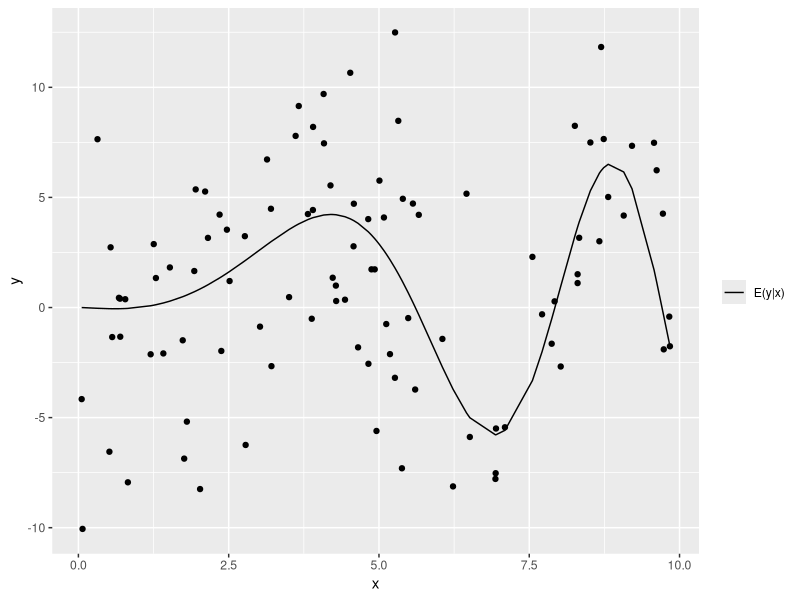
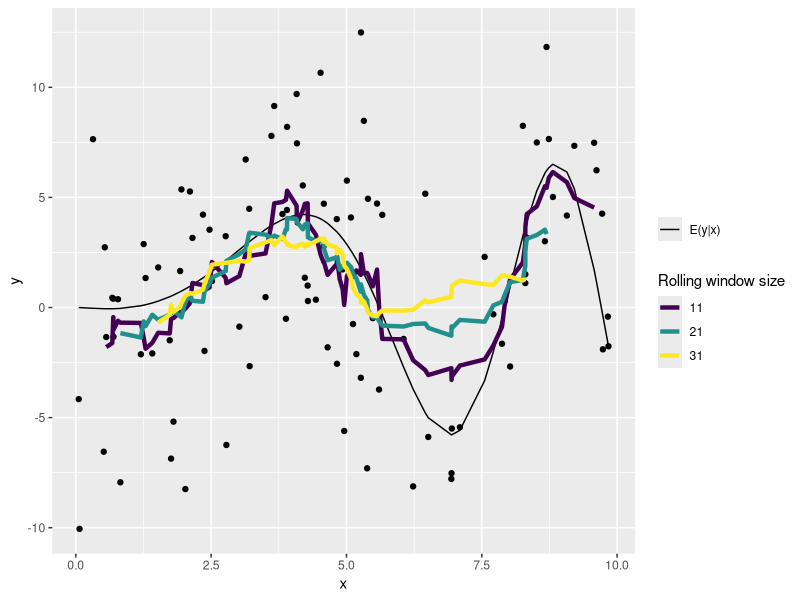
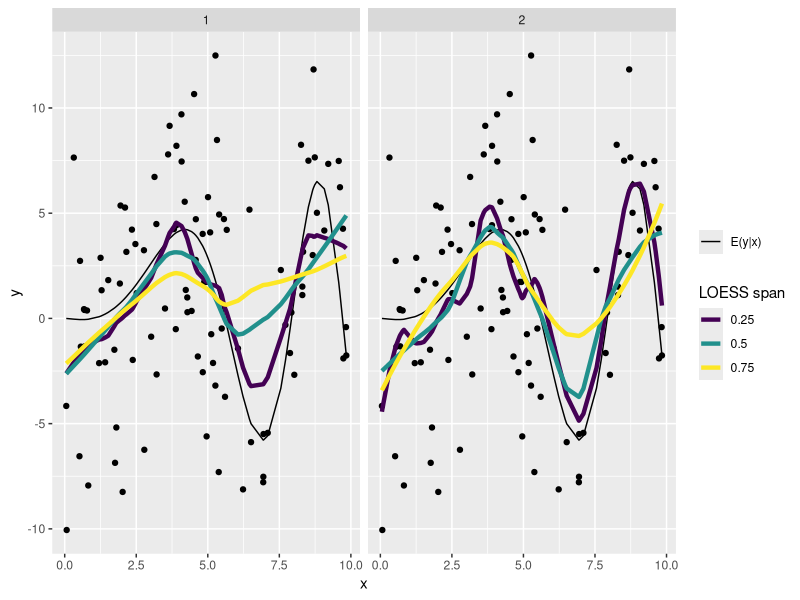
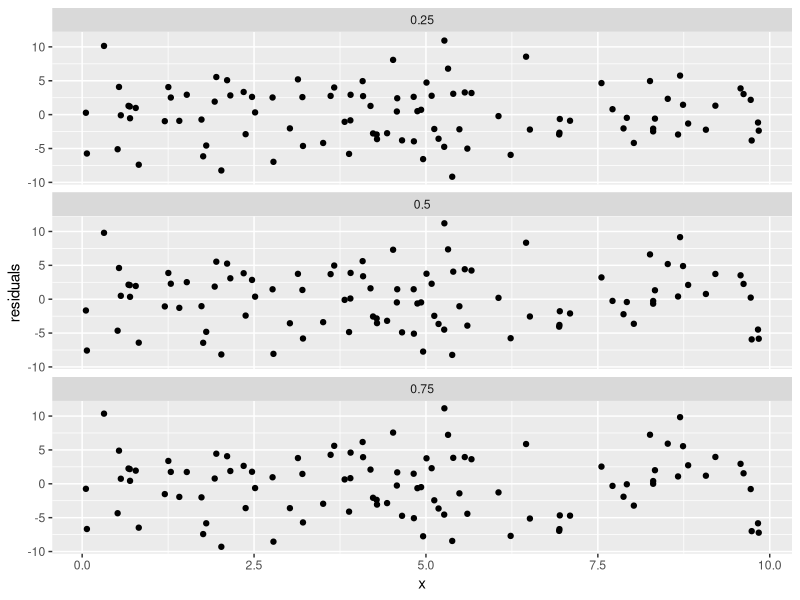
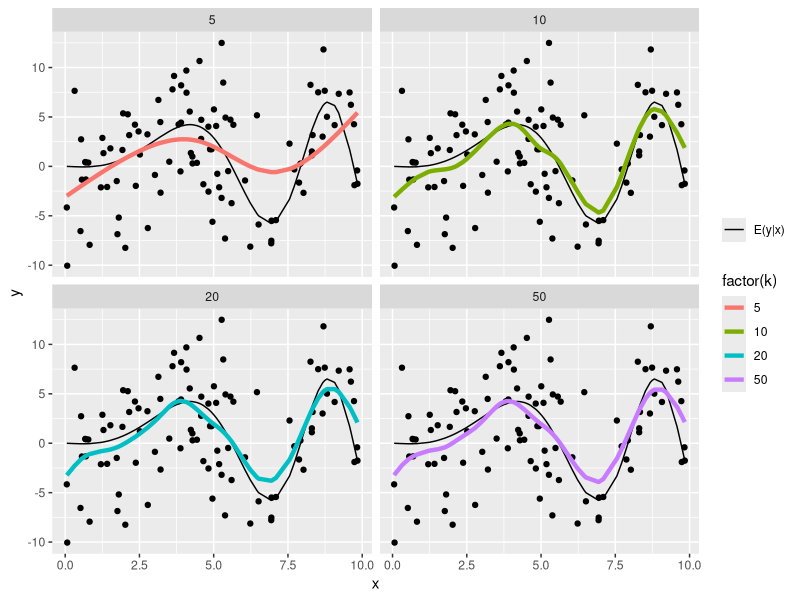

Reproduce these figures in R, in order.
## ---- chunk 1
knitr::opts_chunk$set(echo = TRUE)
library(ggplot2)
library(dplyr)
library(tidyr)
library(purrr)
colors <- c("#404788FF", "#238A8DFF", "#55C667FF", "#FDE725FF")
## ---- chunk 2
n_draws <- 100
f <- function(x) {3 * sin(0.1 * x ^ 2) * log(x)}
x <- runif(n_draws, 0, 10)
y <- f(x)
y_err <- y + rnorm(length(y), 0, 4)
df <- data.frame(x, y, y_err) %>%
  arrange(x)
## ---- chunk 3
plot_data <- function() {
  ggplot(df, aes(x = x, y = y_err)) +
    geom_point() +
    geom_line(aes(y = y, linetype = "E(y|x)")) +
    ylab("y") +
    scale_linetype("")
}
plot_data()
## ---- chunk 4
?ggplot2::geom_smooth
## ---- chunk 5
rolling_mean <- function(y, n) {
   as.vector(stats::filter(y, rep(1 / n, n), sides = 2))
}
df_rm <- df %>%
  mutate(
    y_rm1 = rolling_mean(y_err, 11),
    y_rm2 = rolling_mean(y_err, 21),
    y_rm3 = rolling_mean(y_err, 31)
  ) %>%
  tidyr::pivot_longer(
    cols = tidyselect::starts_with("y_rm"),
    names_to = "rm_window",
    values_to = "y_rm"
    ) %>%
  mutate(rm_window = case_when(
      rm_window == "y_rm1" ~ 11,
      rm_window == "y_rm2" ~ 21,
      rm_window == "y_rm3" ~ 31
      )
  )
## ---- chunk 6
plot_data() +
  ggplot2::geom_line(
    data = df_rm,
    aes(x = x, y = y_rm, color = factor(rm_window)),
    size = 1.5
  ) +
  scale_color_viridis_d("Rolling window size")
## ---- chunk 7
?stats::loess
## ---- chunk 8
loess_pred <- function(df, spans, degrees) {
  parameters = expand.grid(span = spans, degree = degrees)
  loess_obj <- purrr::pmap(
    parameters,
    function(span, degree) { loess(y_err ~ x, data = df, span = span, degree = degree) }
  )

  names(loess_obj) <- paste("y_loess", parameters[,1], parameters[,2], sep = "_")
  res <- purrr::map_dfc(
      loess_obj,
      ~ predict(., df)
      )
  return(res)
}
loess_preds <- loess_pred(df, c(0.25, 0.5, 0.75), c(1, 2))

df_loess <- df %>%
  bind_cols(loess_preds) %>%
  tidyr::pivot_longer(
    tidyselect::starts_with("y_loess"),
    names_to = "parameters",
    values_to = "y_loess"
  ) %>%
  tidyr::separate(
    parameters,
    into = c(NA, NA, "span", "degree"),
    sep = "_",
    convert = TRUE
    )

## ---- chunk 9
plot_data() +
  geom_line(
    data = df_loess,
    mapping = aes(x = x, y = y_loess, color = factor(span)),
    size = 1.5
    ) +
  facet_wrap(vars(degree)) +
  scale_color_viridis_d("LOESS span")
## ---- chunk 10
df_loess <- df_loess %>%
  filter(degree == 2) %>%
  mutate(residuals = y_err - y_loess)
ggplot(df_loess, aes(x = x, y = residuals)) +
  geom_point() +
  facet_wrap(vars(span), ncol = 1)
## ---- chunk 11
require(mgcv)
?formula.gam
?smooth.terms
?cubic.regression.spline
## ---- chunk 12

gam_pred <- function(df, k) {
  gam_obj <- purrr::map(
    k,
    ~ mgcv::gam(y_err ~ s(x, bs = "cs", k = .), data = df)
  )
  names(gam_obj) <- paste("y_gam", k, sep = "_")
  res <- purrr::map_dfc(
      gam_obj,
      ~ predict(., df)
      )
  return(res)
}
gam_preds <- gam_pred(df, k = c(5, 10, 20, 50))

df_gam <- df %>%
  bind_cols(gam_preds) %>%
  tidyr::pivot_longer(
    tidyselect::starts_with("y_gam"),
    names_to = "parameters",
    values_to = "y_gam"
  ) %>%
  tidyr::separate(
    parameters,
    into = c(NA, NA, "k"),
    sep = "_",
    convert = TRUE
    )
## ---- chunk 13
plot_data() +
  geom_line(
    data = df_gam,
    mapping = aes(x = x, y = y_gam, color = factor(k)),
    size = 1.5
  ) +
  facet_wrap(vars(k))
